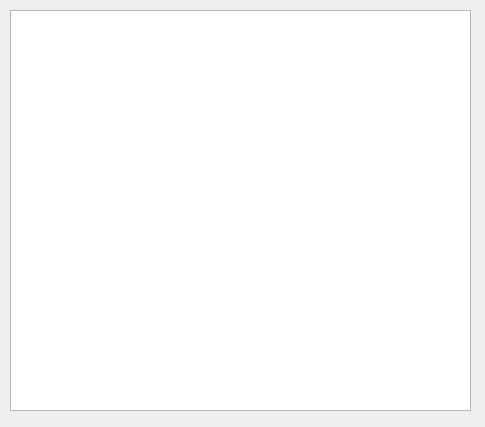
<?xml version="1.0" encoding="UTF-8"?>
<ui version="4.0">
 <class>ServerForm</class>
 <widget class="QWidget" name="ServerForm">
  <property name="geometry">
   <rect>
    <x>0</x>
    <y>0</y>
    <width>485</width>
    <height>427</height>
   </rect>
  </property>
  <property name="windowTitle">
   <string>Сервер</string>
  </property>
  <widget class="QTextEdit" name="textEdit">
   <property name="geometry">
    <rect>
     <x>10</x>
     <y>10</y>
     <width>461</width>
     <height>401</height>
    </rect>
   </property>
  </widget>
 </widget>
 <resources/>
 <connections/>
</ui>
